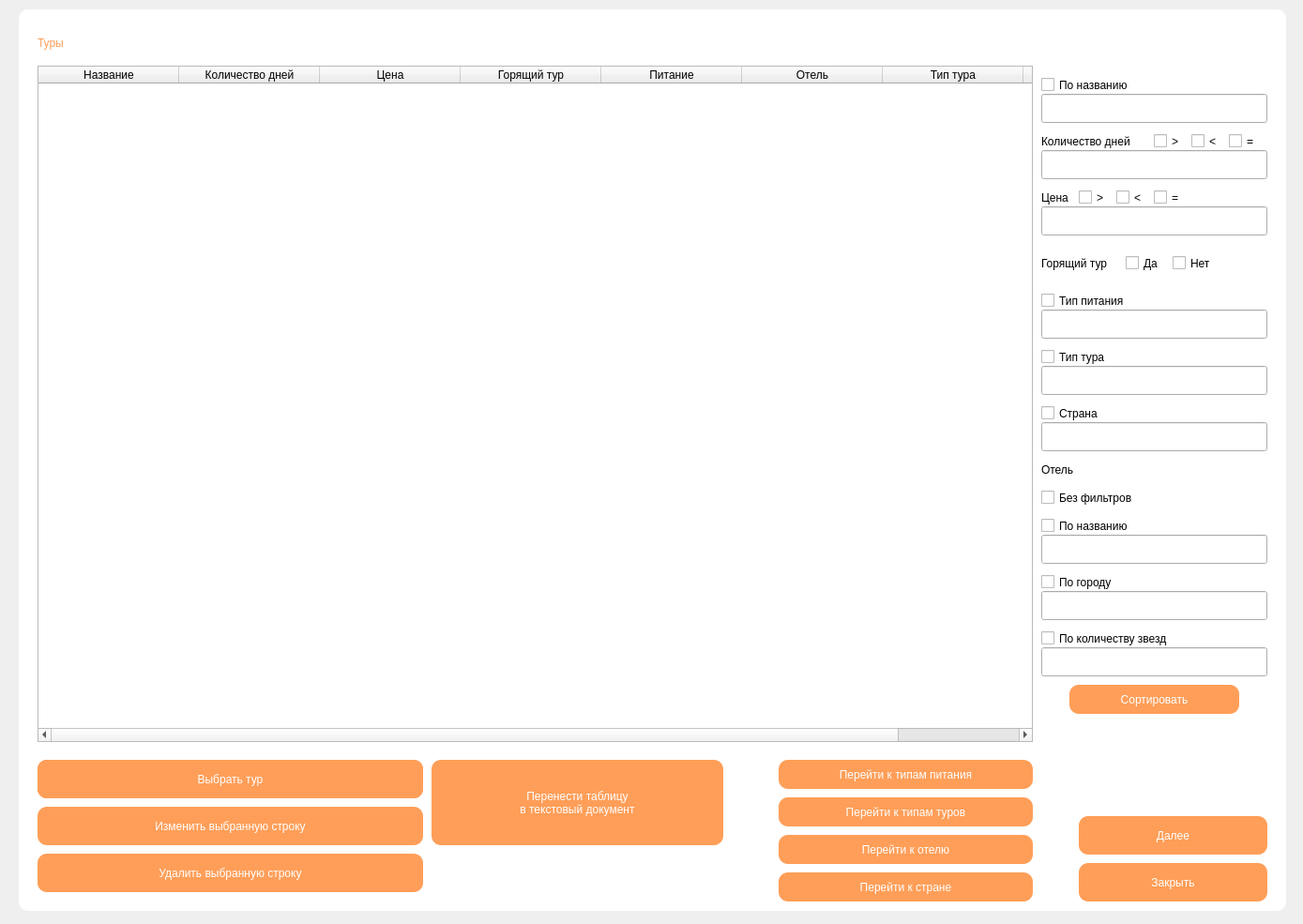
<?xml version="1.0" encoding="UTF-8"?>
<ui version="4.0">
 <class>Form10</class>
 <widget class="QWidget" name="Form10">
  <property name="geometry">
   <rect>
    <x>0</x>
    <y>0</y>
    <width>1389</width>
    <height>985</height>
   </rect>
  </property>
  <property name="windowTitle">
   <string>Туры</string>
  </property>
  <widget class="QLabel" name="label_20">
   <property name="geometry">
    <rect>
     <x>20</x>
     <y>10</y>
     <width>1351</width>
     <height>961</height>
    </rect>
   </property>
   <property name="styleSheet">
    <string notr="true">border-radius: 10px;
background-color: rgb(255, 255, 255);</string>
   </property>
   <property name="text">
    <string/>
   </property>
  </widget>
  <widget class="QTableWidget" name="tableWidget">
   <property name="geometry">
    <rect>
     <x>40</x>
     <y>70</y>
     <width>1061</width>
     <height>721</height>
    </rect>
   </property>
   <property name="maximumSize">
    <size>
     <width>16777215</width>
     <height>16777215</height>
    </size>
   </property>
   <property name="alternatingRowColors">
    <bool>false</bool>
   </property>
   <property name="verticalScrollMode">
    <enum>QAbstractItemView::ScrollPerPixel</enum>
   </property>
   <property name="gridStyle">
    <enum>Qt::SolidLine</enum>
   </property>
   <property name="sortingEnabled">
    <bool>true</bool>
   </property>
   <attribute name="horizontalHeaderCascadingSectionResizes">
    <bool>false</bool>
   </attribute>
   <attribute name="horizontalHeaderDefaultSectionSize">
    <number>150</number>
   </attribute>
   <attribute name="horizontalHeaderMinimumSectionSize">
    <number>39</number>
   </attribute>
   <attribute name="verticalHeaderShowSortIndicator" stdset="0">
    <bool>false</bool>
   </attribute>
   <column>
    <property name="text">
     <string>Название</string>
    </property>
   </column>
   <column>
    <property name="text">
     <string>Количество дней</string>
    </property>
   </column>
   <column>
    <property name="text">
     <string>Цена</string>
    </property>
   </column>
   <column>
    <property name="text">
     <string>Горящий тур</string>
    </property>
   </column>
   <column>
    <property name="text">
     <string>Питание</string>
    </property>
   </column>
   <column>
    <property name="text">
     <string>Отель</string>
    </property>
   </column>
   <column>
    <property name="text">
     <string>Тип тура</string>
    </property>
   </column>
   <column>
    <property name="text">
     <string>Страна</string>
    </property>
   </column>
  </widget>
  <widget class="QLabel" name="label_4">
   <property name="geometry">
    <rect>
     <x>40</x>
     <y>20</y>
     <width>81</width>
     <height>51</height>
    </rect>
   </property>
   <property name="styleSheet">
    <string notr="true">font: 25pt &quot;Century Gothic&quot;;
background-color: qlineargradient(spread:pad, x1:0, y1:0, x2:1, y2:0, stop:0 rgba(0, 0, 0, 0), stop:1 rgba(255, 255, 255, 0));
color: rgb(255, 158, 88);</string>
   </property>
   <property name="text">
    <string>Туры</string>
   </property>
  </widget>
  <widget class="QPushButton" name="pushButton_5">
   <property name="geometry">
    <rect>
     <x>40</x>
     <y>910</y>
     <width>411</width>
     <height>41</height>
    </rect>
   </property>
   <property name="styleSheet">
    <string notr="true">font: 20pt &quot;Century Gothic&quot;;
color: rgb(255, 255, 255);
border-width: 50px;
border-radius: 10px;
background-color: rgb(255, 158, 88);</string>
   </property>
   <property name="text">
    <string>Удалить выбранную строку</string>
   </property>
  </widget>
  <widget class="QPushButton" name="pushButton_4">
   <property name="geometry">
    <rect>
     <x>40</x>
     <y>860</y>
     <width>411</width>
     <height>41</height>
    </rect>
   </property>
   <property name="styleSheet">
    <string notr="true">font: 20pt &quot;Century Gothic&quot;;
color: rgb(255, 255, 255);
border-width: 50px;
border-radius: 10px;
background-color: rgb(255, 158, 88);</string>
   </property>
   <property name="text">
    <string>Изменить выбранную строку</string>
   </property>
  </widget>
  <widget class="QPushButton" name="pushButton_3">
   <property name="geometry">
    <rect>
     <x>40</x>
     <y>810</y>
     <width>411</width>
     <height>41</height>
    </rect>
   </property>
   <property name="styleSheet">
    <string notr="true">font: 20pt &quot;Century Gothic&quot;;
color: rgb(255, 255, 255);
border-width: 50px;
border-radius: 10px;
background-color: rgb(255, 158, 88);</string>
   </property>
   <property name="text">
    <string>Добавить данные</string>
   </property>
  </widget>
  <widget class="QPushButton" name="pushButton">
   <property name="geometry">
    <rect>
     <x>1140</x>
     <y>730</y>
     <width>181</width>
     <height>31</height>
    </rect>
   </property>
   <property name="styleSheet">
    <string notr="true">font: 15pt &quot;Century Gothic&quot;;
color: rgb(255, 255, 255);
border-width: 50px;
border-radius: 10px;
background-color: rgb(255, 158, 88);</string>
   </property>
   <property name="text">
    <string>Сортировать</string>
   </property>
  </widget>
  <widget class="QPushButton" name="pushButton_2">
   <property name="geometry">
    <rect>
     <x>1150</x>
     <y>920</y>
     <width>201</width>
     <height>41</height>
    </rect>
   </property>
   <property name="styleSheet">
    <string notr="true">font: 20pt &quot;Century Gothic&quot;;
color: rgb(255, 255, 255);
border-width: 50px;
border-radius: 10px;
background-color: rgb(255, 158, 88);</string>
   </property>
   <property name="text">
    <string>Закрыть</string>
   </property>
  </widget>
  <widget class="QPushButton" name="pushButton_6">
   <property name="geometry">
    <rect>
     <x>830</x>
     <y>890</y>
     <width>271</width>
     <height>31</height>
    </rect>
   </property>
   <property name="styleSheet">
    <string notr="true">font: 15pt &quot;Century Gothic&quot;;
color: rgb(255, 255, 255);
border-width: 50px;
border-radius: 10px;
background-color: rgb(255, 158, 88);</string>
   </property>
   <property name="text">
    <string>Перейти к отелю</string>
   </property>
  </widget>
  <widget class="QPushButton" name="pushButton_7">
   <property name="geometry">
    <rect>
     <x>830</x>
     <y>810</y>
     <width>271</width>
     <height>31</height>
    </rect>
   </property>
   <property name="styleSheet">
    <string notr="true">font: 15pt &quot;Century Gothic&quot;;
color: rgb(255, 255, 255);
border-width: 50px;
border-radius: 10px;
background-color: rgb(255, 158, 88);</string>
   </property>
   <property name="text">
    <string>Перейти к типам питания</string>
   </property>
  </widget>
  <widget class="QPushButton" name="pushButton_8">
   <property name="geometry">
    <rect>
     <x>830</x>
     <y>850</y>
     <width>271</width>
     <height>31</height>
    </rect>
   </property>
   <property name="styleSheet">
    <string notr="true">font: 15pt &quot;Century Gothic&quot;;
color: rgb(255, 255, 255);
border-width: 50px;
border-radius: 10px;
background-color: rgb(255, 158, 88);</string>
   </property>
   <property name="text">
    <string>Перейти к типам туров</string>
   </property>
  </widget>
  <widget class="QPushButton" name="pushButton_9">
   <property name="geometry">
    <rect>
     <x>830</x>
     <y>930</y>
     <width>271</width>
     <height>31</height>
    </rect>
   </property>
   <property name="styleSheet">
    <string notr="true">font: 15pt &quot;Century Gothic&quot;;
color: rgb(255, 255, 255);
border-width: 50px;
border-radius: 10px;
background-color: rgb(255, 158, 88);</string>
   </property>
   <property name="text">
    <string>Перейти к стране</string>
   </property>
  </widget>
  <widget class="QLineEdit" name="lineEdit_7">
   <property name="geometry">
    <rect>
     <x>1110</x>
     <y>450</y>
     <width>241</width>
     <height>31</height>
    </rect>
   </property>
   <property name="styleSheet">
    <string notr="true">font: 12pt &quot;Century Gothic&quot;;</string>
   </property>
   <property name="text">
    <string/>
   </property>
  </widget>
  <widget class="QCheckBox" name="checkBox_12">
   <property name="geometry">
    <rect>
     <x>1110</x>
     <y>420</y>
     <width>141</width>
     <height>41</height>
    </rect>
   </property>
   <property name="styleSheet">
    <string notr="true">font: 10pt &quot;Century Gothic&quot;;</string>
   </property>
   <property name="text">
    <string>Страна</string>
   </property>
  </widget>
  <widget class="QLineEdit" name="lineEdit_2">
   <property name="geometry">
    <rect>
     <x>1110</x>
     <y>160</y>
     <width>241</width>
     <height>31</height>
    </rect>
   </property>
   <property name="styleSheet">
    <string notr="true">font: 12pt &quot;Century Gothic&quot;;</string>
   </property>
   <property name="text">
    <string/>
   </property>
  </widget>
  <widget class="QCheckBox" name="checkBox_4">
   <property name="geometry">
    <rect>
     <x>1310</x>
     <y>130</y>
     <width>31</width>
     <height>41</height>
    </rect>
   </property>
   <property name="styleSheet">
    <string notr="true">font: 10pt &quot;Century Gothic&quot;;</string>
   </property>
   <property name="text">
    <string>=</string>
   </property>
  </widget>
  <widget class="QCheckBox" name="checkBox_10">
   <property name="geometry">
    <rect>
     <x>1110</x>
     <y>360</y>
     <width>141</width>
     <height>41</height>
    </rect>
   </property>
   <property name="styleSheet">
    <string notr="true">font: 10pt &quot;Century Gothic&quot;;</string>
   </property>
   <property name="text">
    <string>Тип тура</string>
   </property>
  </widget>
  <widget class="QLineEdit" name="lineEdit_3">
   <property name="geometry">
    <rect>
     <x>1110</x>
     <y>220</y>
     <width>241</width>
     <height>31</height>
    </rect>
   </property>
   <property name="styleSheet">
    <string notr="true">font: 12pt &quot;Century Gothic&quot;;</string>
   </property>
   <property name="text">
    <string/>
   </property>
  </widget>
  <widget class="QCheckBox" name="checkBox_7">
   <property name="geometry">
    <rect>
     <x>1190</x>
     <y>190</y>
     <width>31</width>
     <height>41</height>
    </rect>
   </property>
   <property name="styleSheet">
    <string notr="true">font: 10pt &quot;Century Gothic&quot;;</string>
   </property>
   <property name="text">
    <string>&lt;</string>
   </property>
  </widget>
  <widget class="QCheckBox" name="checkBox_3">
   <property name="geometry">
    <rect>
     <x>1270</x>
     <y>130</y>
     <width>31</width>
     <height>41</height>
    </rect>
   </property>
   <property name="styleSheet">
    <string notr="true">font: 10pt &quot;Century Gothic&quot;;</string>
   </property>
   <property name="text">
    <string>&lt;</string>
   </property>
  </widget>
  <widget class="QLineEdit" name="lineEdit_6">
   <property name="geometry">
    <rect>
     <x>1110</x>
     <y>390</y>
     <width>241</width>
     <height>31</height>
    </rect>
   </property>
   <property name="styleSheet">
    <string notr="true">font: 12pt &quot;Century Gothic&quot;;</string>
   </property>
   <property name="text">
    <string/>
   </property>
  </widget>
  <widget class="QCheckBox" name="checkBox_6">
   <property name="geometry">
    <rect>
     <x>1150</x>
     <y>190</y>
     <width>31</width>
     <height>41</height>
    </rect>
   </property>
   <property name="styleSheet">
    <string notr="true">font: 10pt &quot;Century Gothic&quot;;</string>
   </property>
   <property name="text">
    <string>&gt;</string>
   </property>
  </widget>
  <widget class="QLabel" name="label_3">
   <property name="geometry">
    <rect>
     <x>1110</x>
     <y>270</y>
     <width>91</width>
     <height>21</height>
    </rect>
   </property>
   <property name="styleSheet">
    <string notr="true">font: 10pt &quot;Century Gothic&quot;;</string>
   </property>
   <property name="text">
    <string>Горящий тур</string>
   </property>
  </widget>
  <widget class="QLineEdit" name="lineEdit_4">
   <property name="geometry">
    <rect>
     <x>1110</x>
     <y>330</y>
     <width>241</width>
     <height>31</height>
    </rect>
   </property>
   <property name="styleSheet">
    <string notr="true">font: 12pt &quot;Century Gothic&quot;;</string>
   </property>
   <property name="text">
    <string/>
   </property>
  </widget>
  <widget class="QCheckBox" name="checkBox_14">
   <property name="geometry">
    <rect>
     <x>1110</x>
     <y>540</y>
     <width>141</width>
     <height>41</height>
    </rect>
   </property>
   <property name="styleSheet">
    <string notr="true">font: 10pt &quot;Century Gothic&quot;;</string>
   </property>
   <property name="text">
    <string>По названию</string>
   </property>
  </widget>
  <widget class="QCheckBox" name="checkBox_16">
   <property name="geometry">
    <rect>
     <x>1110</x>
     <y>650</y>
     <width>191</width>
     <height>61</height>
    </rect>
   </property>
   <property name="styleSheet">
    <string notr="true">font: 10pt &quot;Century Gothic&quot;;</string>
   </property>
   <property name="text">
    <string>По количеству звезд</string>
   </property>
  </widget>
  <widget class="QCheckBox" name="checkBox_9">
   <property name="geometry">
    <rect>
     <x>1200</x>
     <y>260</y>
     <width>41</width>
     <height>41</height>
    </rect>
   </property>
   <property name="styleSheet">
    <string notr="true">font: 10pt &quot;Century Gothic&quot;;</string>
   </property>
   <property name="text">
    <string>Да</string>
   </property>
  </widget>
  <widget class="QCheckBox" name="checkBox_8">
   <property name="geometry">
    <rect>
     <x>1250</x>
     <y>260</y>
     <width>51</width>
     <height>41</height>
    </rect>
   </property>
   <property name="styleSheet">
    <string notr="true">font: 10pt &quot;Century Gothic&quot;;</string>
   </property>
   <property name="text">
    <string>Нет</string>
   </property>
  </widget>
  <widget class="QCheckBox" name="checkBox_2">
   <property name="geometry">
    <rect>
     <x>1230</x>
     <y>130</y>
     <width>31</width>
     <height>41</height>
    </rect>
   </property>
   <property name="styleSheet">
    <string notr="true">font: 10pt &quot;Century Gothic&quot;;</string>
   </property>
   <property name="text">
    <string>&gt;</string>
   </property>
  </widget>
  <widget class="QLabel" name="label_5">
   <property name="geometry">
    <rect>
     <x>1110</x>
     <y>490</y>
     <width>91</width>
     <height>21</height>
    </rect>
   </property>
   <property name="styleSheet">
    <string notr="true">font: 12pt &quot;Century Gothic&quot;;</string>
   </property>
   <property name="text">
    <string>Отель</string>
   </property>
  </widget>
  <widget class="QLineEdit" name="lineEdit_8">
   <property name="geometry">
    <rect>
     <x>1110</x>
     <y>570</y>
     <width>241</width>
     <height>31</height>
    </rect>
   </property>
   <property name="styleSheet">
    <string notr="true">font: 12pt &quot;Century Gothic&quot;;</string>
   </property>
   <property name="text">
    <string/>
   </property>
  </widget>
  <widget class="QLineEdit" name="lineEdit_5">
   <property name="geometry">
    <rect>
     <x>1110</x>
     <y>630</y>
     <width>241</width>
     <height>31</height>
    </rect>
   </property>
   <property name="styleSheet">
    <string notr="true">font: 12pt &quot;Century Gothic&quot;;</string>
   </property>
  </widget>
  <widget class="QCheckBox" name="checkBox_5">
   <property name="geometry">
    <rect>
     <x>1230</x>
     <y>190</y>
     <width>31</width>
     <height>41</height>
    </rect>
   </property>
   <property name="styleSheet">
    <string notr="true">font: 10pt &quot;Century Gothic&quot;;</string>
   </property>
   <property name="text">
    <string>=</string>
   </property>
  </widget>
  <widget class="QCheckBox" name="checkBox">
   <property name="geometry">
    <rect>
     <x>1110</x>
     <y>70</y>
     <width>141</width>
     <height>41</height>
    </rect>
   </property>
   <property name="styleSheet">
    <string notr="true">font: 10pt &quot;Century Gothic&quot;;</string>
   </property>
   <property name="text">
    <string>По названию</string>
   </property>
  </widget>
  <widget class="QCheckBox" name="checkBox_15">
   <property name="geometry">
    <rect>
     <x>1110</x>
     <y>600</y>
     <width>121</width>
     <height>41</height>
    </rect>
   </property>
   <property name="styleSheet">
    <string notr="true">font: 10pt &quot;Century Gothic&quot;;</string>
   </property>
   <property name="text">
    <string>По городу</string>
   </property>
  </widget>
  <widget class="QCheckBox" name="checkBox_13">
   <property name="geometry">
    <rect>
     <x>1110</x>
     <y>510</y>
     <width>141</width>
     <height>41</height>
    </rect>
   </property>
   <property name="styleSheet">
    <string notr="true">font: 10pt &quot;Century Gothic&quot;;</string>
   </property>
   <property name="text">
    <string>Без фильтров</string>
   </property>
  </widget>
  <widget class="QLabel" name="label_2">
   <property name="geometry">
    <rect>
     <x>1110</x>
     <y>200</y>
     <width>41</width>
     <height>21</height>
    </rect>
   </property>
   <property name="styleSheet">
    <string notr="true">font: 10pt &quot;Century Gothic&quot;;</string>
   </property>
   <property name="text">
    <string>Цена</string>
   </property>
  </widget>
  <widget class="QLabel" name="label">
   <property name="geometry">
    <rect>
     <x>1110</x>
     <y>140</y>
     <width>121</width>
     <height>21</height>
    </rect>
   </property>
   <property name="styleSheet">
    <string notr="true">font: 10pt &quot;Century Gothic&quot;;</string>
   </property>
   <property name="text">
    <string>Количество дней</string>
   </property>
  </widget>
  <widget class="QLineEdit" name="lineEdit_9">
   <property name="geometry">
    <rect>
     <x>1110</x>
     <y>690</y>
     <width>241</width>
     <height>31</height>
    </rect>
   </property>
   <property name="styleSheet">
    <string notr="true">font: 12pt &quot;Century Gothic&quot;;</string>
   </property>
  </widget>
  <widget class="QCheckBox" name="checkBox_11">
   <property name="geometry">
    <rect>
     <x>1110</x>
     <y>300</y>
     <width>141</width>
     <height>41</height>
    </rect>
   </property>
   <property name="styleSheet">
    <string notr="true">font: 10pt &quot;Century Gothic&quot;;</string>
   </property>
   <property name="text">
    <string>Тип питания</string>
   </property>
  </widget>
  <widget class="QLineEdit" name="lineEdit">
   <property name="geometry">
    <rect>
     <x>1110</x>
     <y>100</y>
     <width>241</width>
     <height>31</height>
    </rect>
   </property>
   <property name="styleSheet">
    <string notr="true">font: 12pt &quot;Century Gothic&quot;;</string>
   </property>
   <property name="text">
    <string/>
   </property>
  </widget>
  <widget class="QPushButton" name="pushButton_10">
   <property name="geometry">
    <rect>
     <x>40</x>
     <y>810</y>
     <width>411</width>
     <height>41</height>
    </rect>
   </property>
   <property name="styleSheet">
    <string notr="true">font: 20pt &quot;Century Gothic&quot;;
color: rgb(255, 255, 255);
border-width: 50px;
border-radius: 10px;
background-color: rgb(255, 158, 88);</string>
   </property>
   <property name="text">
    <string>Выбрать тур</string>
   </property>
  </widget>
  <widget class="QPushButton" name="pushButton_11">
   <property name="geometry">
    <rect>
     <x>1150</x>
     <y>870</y>
     <width>201</width>
     <height>41</height>
    </rect>
   </property>
   <property name="styleSheet">
    <string notr="true">font: 20pt &quot;Century Gothic&quot;;
color: rgb(255, 255, 255);
border-width: 50px;
border-radius: 10px;
background-color: rgb(255, 158, 88);</string>
   </property>
   <property name="text">
    <string>Далее</string>
   </property>
  </widget>
  <widget class="QPushButton" name="pushButton_12">
   <property name="geometry">
    <rect>
     <x>460</x>
     <y>810</y>
     <width>311</width>
     <height>91</height>
    </rect>
   </property>
   <property name="styleSheet">
    <string notr="true">font: 20pt &quot;Century Gothic&quot;;
color: rgb(255, 255, 255);
border-width: 50px;
border-radius: 10px;
background-color: rgb(255, 158, 88);</string>
   </property>
   <property name="text">
    <string>Перенести таблицу
в текстовый документ</string>
   </property>
  </widget>
 </widget>
 <resources/>
 <connections/>
</ui>
